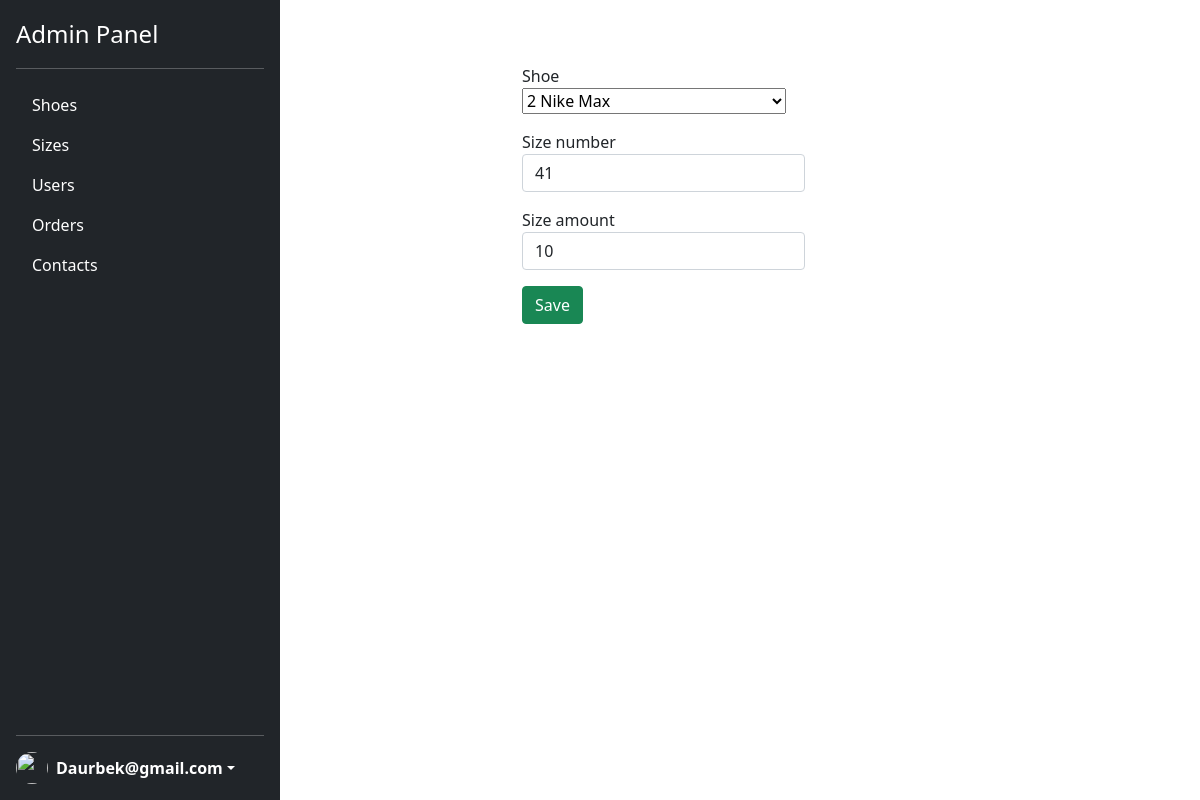
Page /adminPanel/editSize?id=4 (signed in) on the committed database.
### Nike/models.py (models this page shows)
class Size(models.Model):
    shoeId=models.ForeignKey(Shoe, on_delete=models.CASCADE)
    sizeNumb = models.IntegerField(default=0)
    sizeAmount=models.PositiveIntegerField(default=0)

### Nike/views.py (the view)
# urls.py: path('adminPanel/editSize',editSize,name='editSize'),
@login_required
def editSize(request):
    if request.user.is_superuser:
        if request.method == 'GET':
            return render(request, 'Admin_templates/adminEditSize.html',
                          context={'size': getSizeById(request.GET['id']),
                                   'shoes': getAllMenShoes() + getAllWomenShoes()})
        if request.method == 'POST':
            if updateSize(request):
                return redirect('/adminSizes')
    else:
        return redirect('/')

### Nike/DBmanager.py (called while the page is built)
def getAllMenShoes():
    shoes=Shoe.objects.filter(genderId=1)
    returnShoes=list()
    for shoe in shoes:
        sizes=getShoeSizes(shoe.id)
        returnSize=list()
        for size in sizes:
            tempSize=SizeLocal(size.id,size.sizeNumb,size.sizeAmount)
            returnSize.append(tempSize)
        tempShoe=ShoeLocal(shoe.id, shoe.name, shoe.price,1, shoe.image,shoe.description,shoe.color, returnSize)
        returnShoes.append(tempShoe)
    return returnShoes

def getShoeSizes(id):
    return Size.objects.filter(shoeId=id).order_by('sizeNumb')

def getAllWomenShoes():
    shoes=Shoe.objects.filter(genderId=2)
    returnShoes=list()
    for shoe in shoes:
        sizes=getShoeSizes(shoe.id)
        returnSize=list()
        for size in sizes:
            tempSize=SizeLocal(size.id,size.sizeNumb,size.sizeAmount)
            returnSize.append(tempSize)
        tempShoe=ShoeLocal(shoe.id, shoe.name, shoe.price,2, shoe.image, shoe.description, shoe.color, returnSize)
        returnShoes.append(tempShoe)
    return returnShoes

def getSizeById(id):
    return Size.objects.filter(id=id).first()

### Nike/templates/Admin_templates/adminEditSize.html (shortened to what this page needs)
{% extends 'Admin_templates/adminPanel.html' %}
{% load static %}
{% block adminContainer %}
            <div class="container">
                           <div class="row mt-5">
                                 <div class="col col-4 offset-3">
                                         <form action="{% url 'editSize' %}" method="post">
                                                    <div class="form-group mt-3">
                                                        <label>Shoe</label>
                                                        <select name="shoe_id">
                                                             {% for shoe in shoes %}
                                                                  <option value="{{ shoe.id }}" {% if size.shoeId_id == shoe.id %} selected {% endif %}>{{ shoe.id }} {{ shoe.name }}</option>
                                                            {% endfor %}
                                                        </select>
                                                    </div>
                                                    <div class="form-group mt-3">
                                                        <label>Size number</label>
                                                        <input type="number" name="sizeNumb" value="{{ size.sizeNumb }}" class="form-control" required>
                                                    </div>
                                                    <div class="form-group mt-3">
                                                        <label>Size amount</label>
                                                        <input type="number" name="sizeAmount" value="{{ size.sizeAmount }}"  class="form-control" required>
                                                    </div>
                                                    <div class="form-group btns mt-3">
                                                        <button class="btn btn-success">Save</button>
                                                    </div>
                                        </form>
                                 </div>
                           </div>
                      </div>
{% endblock adminContainer %}

### Nike/templates/Admin_templates/adminPanel.html (shortened to what this page needs)
{% load static %}
<!DOCTYPE html>
<html>
<head>
	<link href="https://cdn.jsdelivr.net/npm/bootstrap@5.1.3/dist/css/bootstrap.min.css" rel="stylesheet">
</head>
<body>
  <div class="d-flex flex-row">
			<div class="d-flex flex-column flex-shrink-0 p-3 text-white bg-dark" style="width: 280px; height:100vh;">
		    <a href="/" class="d-flex align-items-center mb-3 mb-md-0 me-md-auto text-white text-decoration-none">
		      <span class="fs-4">Admin Panel</span>
		    </a>
		    <hr>
		    <ul class="nav nav-pills flex-column mb-auto menuLi">
		      <li class="nav-item">
		        <a href="/adminShoes" class="nav-link text-white">
		          	Shoes
		        </a>
		      </li>
              <li>
		        <a href="/adminSizes" class="nav-link text-white">
		           Sizes
		        </a>
		      </li>
		       <li>
		        <a href="/adminUsers" class="nav-link text-white">
		           Users
		        </a>
		      </li>
		      <li>
		        <a href="/adminOrders" class="nav-link text-white">
		           Orders
		        </a>
		      </li>
		      <li>
		        <a href="/adminContacts" class="nav-link text-white">
		            Contacts
		        </a>
		      </li>
		    </ul>
		    <hr>
		    <div class="dropdown">
		      <a href="#" class="d-flex align-items-center text-white text-decoration-none dropdown-toggle" id="dropdownUser1" data-bs-toggle="dropdown" aria-expanded="false">
		        <img src="https://github.com/mdo.png" alt="" width="32" height="32" class="rounded-circle me-2">
		        <strong>{{ user.username }}</strong>
		      </a>
		    </div>
		  </div>
         {% block adminContainer %}
         {% endblock adminContainer %}
  </div>
</body>
</html>

### Nike/templates/Admin_templates/adminPanel.html (style rules this page uses)
.menuLi li { transition: 0.3s; }

### rows in the picture
Size: shoe_id "2 Nike Max", sizeNumb "41", sizeAmount "10"

### other values in the picture
{{ user.username }} "Daurbek@gmail.com"
